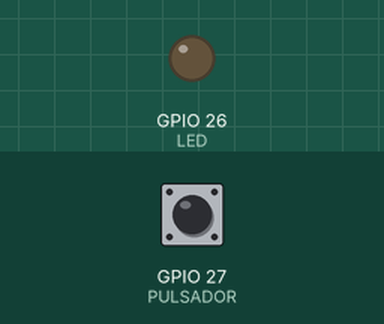
Simulated run of this sketch. Board: ESP32. Shown: output pins drawn as LEDs (lit = HIGH). The test bench sets the inputs (shaded band); at power-on: GPIO 27 (PULSADOR) HIGH.

Above: at 1.2 s.
1.3 s: GPIO 27 (PULSADOR) pulled LOW for 0.15 s
At 1.8 s:
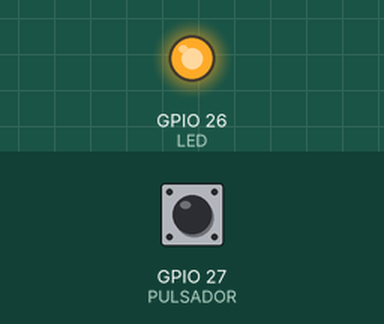
2.9 s: GPIO 27 (PULSADOR) pulled LOW for 1 s
At 4.2 s:
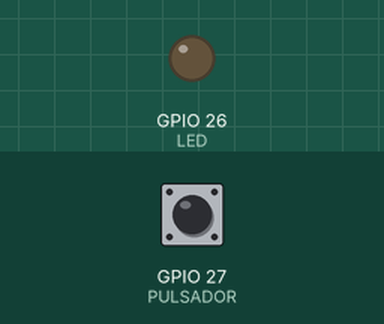
5.4 s: GPIO 27 (PULSADOR) pulled LOW for 3.2 s
At 6.1 s:
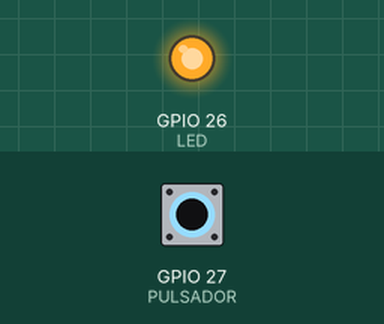
Timing chart, 0 to 8.4 s (numbered marks = the images above; inputs shaded):
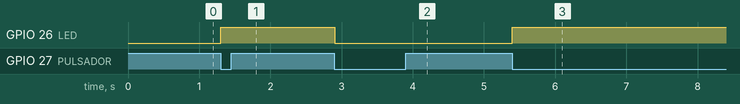

Measured:
- after the input at 1.3 s, GPIO 26 (LED): LOW → HIGH at once
- after the input at 2.9 s, GPIO 26 (LED): HIGH → LOW at once
- after the input at 5.4 s, GPIO 26 (LED): LOW → HIGH at once

The sketch:

T1_Reto3_Cambio_estado.ino
```cpp
// Taller 1 - Reto 3: cada pulsacion cambia el estado del LED (encendido <-> apagado)
const int PULSADOR = 27;
const int LED = 26;
const int PRESIONADO = LOW;

int lecturaAnterior = !PRESIONADO;   // arranca en HIGH (suelto)
bool estadoLed = false;              // LED inicialmente apagado

void setup() {
  pinMode(PULSADOR, INPUT_PULLUP);
  pinMode(LED, OUTPUT);
}

void loop() {
  int lectura = digitalRead(PULSADOR);

  // deteccion de flanco: estaba suelto (HIGH) y ahora esta presionado (LOW)
  if (lectura == PRESIONADO && lecturaAnterior != PRESIONADO) {
    estadoLed = !estadoLed;          // invierte el estado guardado
    digitalWrite(LED, estadoLed);    // y lo aplica al LED
  }
  lecturaAnterior = lectura;         // guarda la lectura para el siguiente ciclo
}
```
